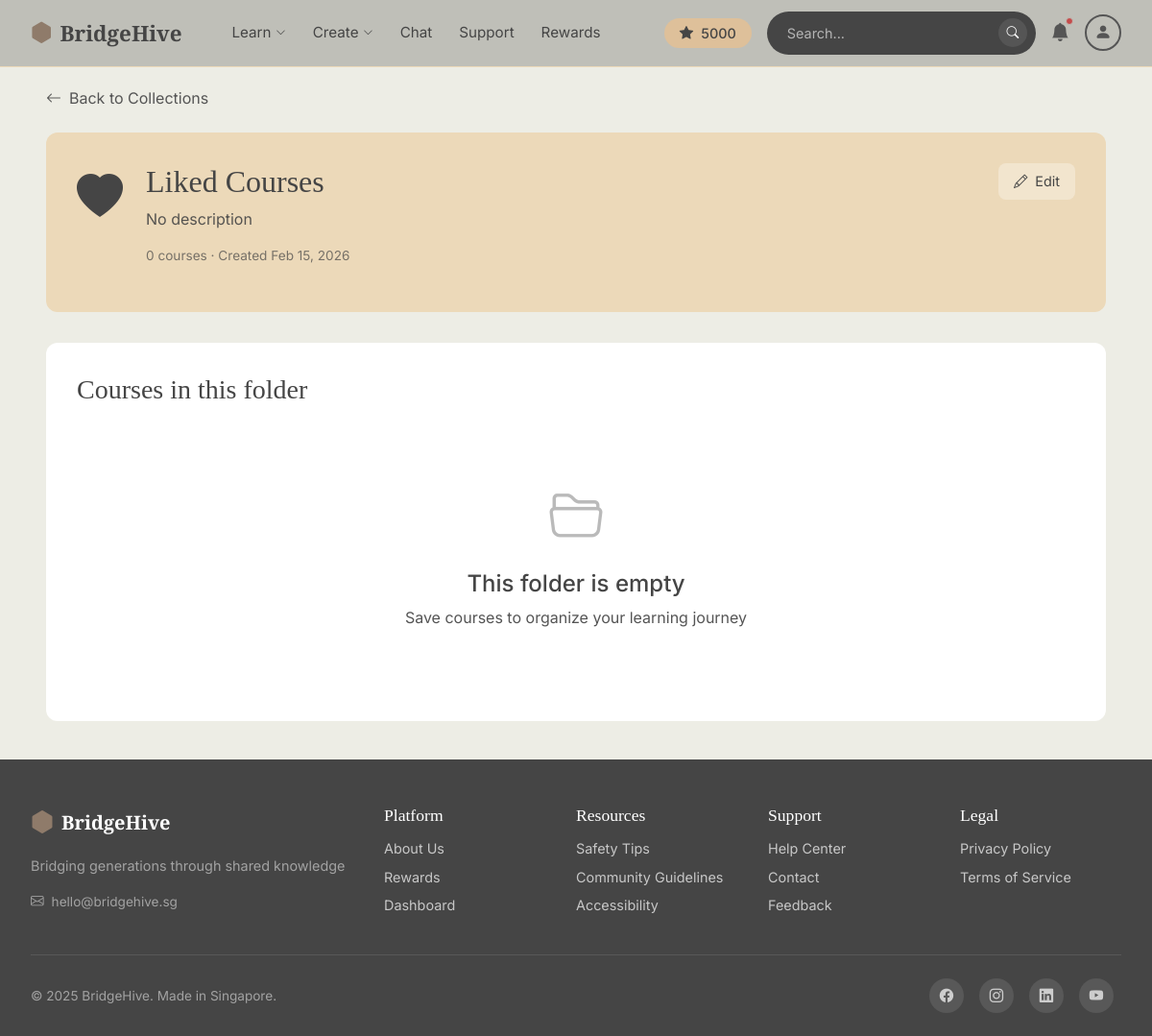
The page /student/folders/1 (signed in) on the database its author committed.
### app.py (models this page shows)
class User(db.Model):
    __tablename__ = 'users'
    id = db.Column(db.Integer, primary_key=True)
    username = db.Column(db.String(100), nullable=False)
    email = db.Column(db.String(100), unique=True, nullable=False)  # Must be unique
    password = db.Column(db.String(100), nullable=False)
    user_type = db.Column(db.String(10), nullable=False)  # 'youth' or 'elder'
    date_joined = db.Column(db.DateTime, default=datetime.utcnow)
    streak_days = db.Column(db.Integer, default=0)  # For gamification on homepage
    hive_points = db.Column(db.Integer, default=5000)  # Points for navbar display and rewards shop
    is_new_user = db.Column(db.Boolean, default=True)  # Shows different welcome message
    profile_pic = db.Column(db.String(200), default='DefaultPFP.png')  # Profile picture filename
    role = db.Column(db.String(50))        # learner, mentor, or both
    age_group = db.Column(db.String(20))   # Age range selected
    tech_comfort = db.Column(db.String(20))  # How comfortable with tech
    learning_interests = db.Column(db.Text)   # Comma-separated interests
    teaching_interests = db.Column(db.Text)   # What they can teach
    settings = db.relationship('UserSettings', backref='user', uselist=False, cascade='all,delete-orphan')
    inventory = db.relationship('UserItem', backref='user', cascade='all,delete-orphan')

class Folder(db.Model):
    __tablename__ = 'folders'
    id = db.Column(db.Integer, primary_key=True)
    user_id = db.Column(db.Integer, db.ForeignKey('users.id'), nullable=False)  # Who owns it
    folder_name = db.Column(db.String(100), nullable=False)
    description = db.Column(db.Text)
    folder_type = db.Column(db.String(20), default='custom')  # 'preset' for default folders
    icon = db.Column(db.String(50), default='folder')  # Bootstrap icon name
    color = db.Column(db.String(7), default='#ECD9B9')  # Hex color for card
    is_deletable = db.Column(db.Boolean, default=True)  # Preset folders can't be deleted
    date_created = db.Column(db.DateTime, default=datetime.utcnow)
    date_modified = db.Column(db.DateTime, default=datetime.utcnow, onupdate=datetime.utcnow)

### app.py (the view)
@app.route('/student/folders/<int:folder_id>')
def student_folder_view(folder_id):
    folder = Folder.query.get_or_404(folder_id)
    folder_courses = FolderCourse.query.filter_by(folder_id=folder_id).all()
    courses = [Course.query.get(fc.course_id) for fc in folder_courses if Course.query.get(fc.course_id)]
    return render_template('student/folder_view.html', folder=folder, courses=courses)

### app.py (called while the page is built)
def translate(key, locale='en'):
    return TRANSLATIONS.get(locale, {}).get(key, TRANSLATIONS['en'].get(key, key))

### templates/student/folder_view.html (shortened to what this page needs)
{% extends "base.html" %}
{% block navbar %}
{% include 'includes/navbar_new.html' %}
{% endblock %}
{% block content %}
<div class="page-content">
    <a href="{{ url_for('student_folder_list') }}" class="back-link">
        <i class="bi bi-arrow-left"></i> Back to Collections
    </a>
    <div class="folder-header" style="background-color: {{ folder.color }}; {% if folder.color in ['#8F7B6A', '#C4B4A7'] %}color: white;{% else %}color: #454545;{% endif %}">
        <div class="folder-header-icon">
            {% if folder.icon == 'heart' %}<i class="bi bi-heart-fill"></i>
            {% elif folder.icon == 'bookmark' %}<i class="bi bi-bookmark-fill"></i>
            {% elif folder.icon == 'star' %}<i class="bi bi-star-fill"></i>
            {% else %}<i class="bi bi-folder-fill"></i>{% endif %}
        </div>
        <div class="folder-header-content">
            <h1 class="folder-header-name">{{ folder.folder_name }}</h1>
            <p class="folder-header-desc">{{ folder.description or 'No description' }}</p>
            <p class="folder-header-meta">{{ courses|length }} course{% if courses|length != 1 %}s{% endif %} · Created {{ folder.date_created.strftime('%b %d, %Y') }}</p>
        </div>
        <div class="folder-actions">
            <a href="{{ url_for('student_folder_edit', folder_id=folder.id) }}" class="folder-action-btn btn-edit">
                <i class="bi bi-pencil"></i> Edit
            </a>
        </div>
    </div>
    <div class="content-section">
        <div class="content-header">
            <h3>Courses in this folder</h3>
        </div>
        {% if courses %}
        <div class="course-grid" id="courseGrid">
            {% for course in courses %}
            <div class="course-card-wrapper">
                <a href="{{ url_for('view_course', course_id=course.id, from_folder=folder.id) }}" class="course-card" style="text-decoration: none;">
                    <div class="course-img" style="background-color: {{ course.color }};"></div>
                    <div class="course-body">
                        <span class="course-category">{{ course.category }}</span>
                        <h3 class="course-title">{{ course.title }}</h3>
                        <p class="course-instructor">{{ course.instructor_name }}</p>
                    </div>
                </a>
                <form action="{{ url_for('remove_course_from_folder', folder_id=folder.id, course_id=course.id) }}" method="POST" class="delete-course-form" style="display: none;">
                    <button type="submit" class="btn-delete-course" onclick="return confirm('Remove this course from folder?')">
                        <i class="bi bi-x-circle-fill"></i>
                    </button>
                </form>
            </div>
            {% endfor %}
        </div>
        {% else %}
        <div class="empty-state">
            <i class="bi bi-folder2-open"></i>
            <h4>This folder is empty</h4>
            <p>Save courses to organize your learning journey</p>
        </div>
        {% endif %}
    </div>
</div>
{% endblock %}

### templates/includes/navbar_new.html (shortened to what this page needs)
<nav class="navbar-new">
    <a href="{{ url_for('both_homepage') }}" class="navbar-new-brand">
        <i class="bi bi-hexagon-fill" style="color: var(--brown);"></i>
        <span>BridgeHive</span>
    </a>
    <div class="navbar-new-links">
        <div class="navbar-new-dropdown">
            <span class="navbar-new-link">{{ t('nav.learn') }} <i class="bi bi-chevron-down" style="font-size: 0.65rem;"></i></span>
        </div>
        <div class="navbar-new-dropdown">
            <span class="navbar-new-link">{{ t('nav.create') }} <i class="bi bi-chevron-down" style="font-size: 0.65rem;"></i></span>
        </div>
        <a href="/socialhub/" class="navbar-new-link">{{ t('nav.chat') }}</a>
        <a href="{{ url_for('support') }}" class="navbar-new-link">{{ t('nav.support') }}</a>
        <a href="{{ url_for('rewards') }}" class="navbar-new-link">{{ t('nav.rewards') }}</a>
    </div>
    <div class="navbar-new-right">
        <div class="navbar-new-points">
            <i class="bi bi-star-fill"></i> {{ (user.hive_points if user else navbar_user.hive_points if navbar_user else 0)|default(0) }}
        </div>
        <div class="navbar-new-searchbar">
            <input type="text" placeholder="{{ t('common.search') }}..." readonly>
            <button type="button"><i class="bi bi-search"></i></button>
        </div>
        <a href="{{ url_for('notifications') }}" class="navbar-new-bell" style="text-decoration:none;">
            <i class="bi bi-bell-fill"></i>
            <span class="navbar-new-bell-dot"></span>
        </a>
        <div class="navbar-new-profile-wrap">
            <div class="navbar-new-profile-circle">
                <i class="bi bi-person-fill"></i>
            </div>
        </div>
    </div>
</nav>

### templates/base.html (style rules this page uses)
* { margin: 0; padding: 0; box-sizing: border-box; }
:root { --cream: #FEFAF1; --cream-dark: #EDEDE5; --brown: #8F7B6A; --tan: #DEC09A; --tan-light: #ECD9B9; --peach: #FFE5C4; --black: #454545; --gray: #555555; --gray-light: #B7B7B7; --taupe: #C4B4A7; --warm-gray: #BEBAAF; --off-white: #ECECE4; }
body { font-family: 'Inter', sans-serif; background-color: var(--cream); color: var(--black); min-height: 100vh; }
h1, h2, h3, .playfair { font-family: 'Playfair Display', serif; }
.navbar-new { display: flex; align-items: center; padding: 0.75rem 2rem; background-color: #bfbfb8; border-bottom: 1px solid var(--tan-light); position: fixed; top: 0; left: 0; right: 0; z-index: 11000; }
.navbar-new-brand { font-family: 'Playfair Display', serif; font-weight: 700; color: var(--black); text-decoration: none; font-size: 1.4rem; display: flex; align-items: center; gap: 0.5rem; margin-right: 2.5rem; }
.navbar-new-links { display: flex; align-items: center; gap: 0.25rem; }
.navbar-new-link { color: var(--black); text-decoration: none; font-size: 0.95rem; font-weight: 400; padding: 0.5rem 0.75rem; cursor: pointer; display: flex; align-items: center; gap: 0.3rem; transition: color 0.2s; }
.navbar-new-dropdown { position: relative; }
.navbar-new-right { margin-left: auto; display: flex; align-items: center; gap: 1rem; }
.navbar-new-points { background-color: var(--tan); color: var(--black); border-radius: 20px; padding: 0.3rem 1rem; font-weight: 500; font-size: 0.9rem; display: flex; align-items: center; gap: 0.5rem; }
.navbar-new-searchbar { display: flex; align-items: center; background-color: var(--black); border-radius: 25px; padding: 0.4rem 0.5rem 0.4rem 1.25rem; width: 280px; border: 1px solid transparent; }
.navbar-new-searchbar input { border: none; background: transparent; outline: none; flex: 1; font-size: 0.9rem; color: white; cursor: default; }
.navbar-new-searchbar input::placeholder { color: rgba(255,255,255,0.6); }
.navbar-new-searchbar button { background-color: var(--gray); border: none; border-radius: 50%; width: 30px; height: 30px; display: flex; align-items: center; justify-content: center; cursor: default; }
.navbar-new-searchbar button i { color: white; font-size: 0.8rem; }
.navbar-new-bell { position: relative; cursor: pointer; }
.navbar-new-bell i { color: var(--gray); font-size: 1.2rem; }
.navbar-new-bell-dot { position: absolute; top: -2px; right: -4px; width: 8px; height: 8px; background-color: #C54B4B; border-radius: 50%; border: 1.5px solid #bfbfb8; }
.navbar-new-profile-wrap { position: relative; }
.navbar-new-profile-circle { width: 38px; height: 38px; border: 2px solid var(--gray); border-radius: 50%; display: flex; align-items: center; justify-content: center; color: var(--gray); font-size: 1.1rem; cursor: pointer; overflow: hidden; }

### templates/student/folder_view.html (style rules this page uses)
body { background-color: var(--cream-dark); }
.page-content { padding: 2.5rem 3rem; padding-top: 90px; }
.back-link { display: inline-flex; align-items: center; gap: 0.5rem; color: var(--gray); text-decoration: none; margin-bottom: 1.5rem; }
.folder-header { border-radius: 12px; padding: 2rem; margin-bottom: 2rem; display: flex; align-items: flex-start; gap: 1.5rem; }
.folder-header-icon { font-size: 3rem; }
.folder-header-content { flex: 1; }
.folder-header-name { font-family: 'Playfair Display', serif; font-size: 2rem; margin-bottom: 0.5rem; }
.folder-header-desc { opacity: 0.9; margin-bottom: 1rem; }
.folder-header-meta { font-size: 0.85rem; opacity: 0.7; }
.folder-actions { display: flex; gap: 0.75rem; }
.folder-action-btn { padding: 0.5rem 1rem; border-radius: 8px; border: none; cursor: pointer; text-decoration: none; font-size: 0.9rem; display: inline-flex; align-items: center; gap: 0.5rem; }
.btn-edit { background: rgba(255,255,255,0.3); color: inherit; }
.content-section { background: white; border-radius: 12px; padding: 2rem; }
.empty-state { text-align: center; padding: 3rem; color: var(--gray); }
.empty-state i { font-size: 3.5rem; opacity: 0.4; margin-bottom: 1rem; display: block; }
.empty-state h4 { margin-bottom: 0.5rem; color: var(--black); }
.content-header { display: flex; justify-content: space-between; align-items: center; margin-bottom: 1.5rem; }
.content-header h3 { font-family: 'Playfair Display', serif; margin: 0; }

### rows shown on the page
User: hive_points "5000"
Folder: folder_name "Liked Courses", description "No description", date_created "Feb 15, 2026"

### other values the page prints
{{ t('nav.learn') }} "Learn"
{{ t('nav.create') }} "Create"
{{ t('nav.chat') }} "Chat"
{{ t('nav.support') }} "Support"
{{ t('nav.rewards') }} "Rewards"
{{ courses|length }} "0"
{{ t('footer.tagline') }} "Bridging generations through shared knowledge"
{{ t('footer.platform') }} "Platform"
{{ t('footer.about') }} "About Us"
{{ t('footer.dashboard') }} "Dashboard"
{{ t('footer.resources') }} "Resources"
{{ t('footer.safety') }} "Safety Tips"
{{ t('footer.community') }} "Community Guidelines"
{{ t('footer.accessibility') }} "Accessibility"
{{ t('footer.help_center') }} "Help Center"
